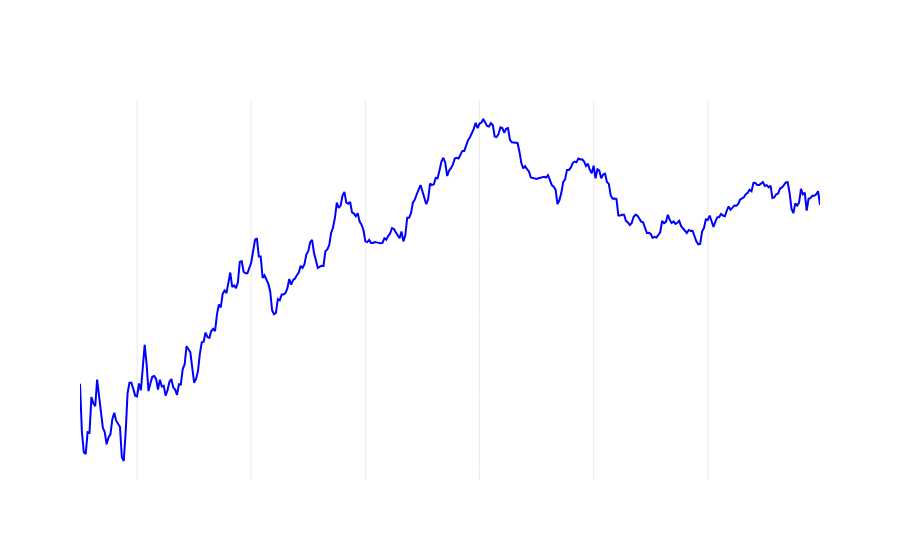

The notebook cell this image was saved under:
### Code cell
fig = px.line(df, x='Datetime', y='Low', title='Stock Low Prices Over Time')

# Update the layout for background and line colors
fig.update_traces(line=dict(color='blue'))  # Set the line color
fig.update_layout(
    plot_bgcolor='rgba(0, 0, 0, 0)',  # Set the plot background color (transparent)
    paper_bgcolor='rgba(0, 0, 0, 0)', # Set the paper background color (transparent)
    font=dict(color='white')           # Set the font color
)

# Update the overall layout for better visibility with a dark theme
fig.update_layout(
    title='Stock low Prices Over Time',
    xaxis_title='Datetime',
    yaxis_title='Open Price',
    font=dict(
        family="Arial",
        size=12,
        color="white"
    ),
    xaxis=dict(
        showgrid=True,
        gridcolor='rgba(155, 155, 155, 0.2)',
        zerolinecolor='rgba(255, 255, 255, 0.2)'
    ),
    yaxis=dict(
        showgrid=True,
        gridcolor='rgba(255, 255, 255, 0.2)',
        zerolinecolor='rgba(255, 255, 255, 0.2)'
    )
)

fig.show()

### Figure 1 — Plotly figure (JSON) as saved in the notebook; plotly's stock layout.template omitted (floating-point values rounded to 4 significant figures; data arrays with more than 128 entries replaced by an {"elided": "..."} marker saying what was removed)
{"data": [{"hovertemplate": "Datetime=%{x}<br>Low=%{y}<extra></extra>", "legendgroup": "", "line": {"color": "blue", "dash": "solid"}, "marker": {"symbol": "circle"}, "mode": "lines", "name": "", "orientation": "v", "showlegend": false, "type": "scatter", "x": {"elided": "389 str values"}, "xaxis": "x", "y": {"elided": "389 float values"}, "yaxis": "y"}], "layout": {"font": {"color": "white", "family": "Arial", "size": 12}, "legend": {"tracegroupgap": 0}, "paper_bgcolor": "rgba(0, 0, 0, 0)", "plot_bgcolor": "rgba(0, 0, 0, 0)", "title": {"text": "Stock low Prices Over Time"}, "xaxis": {"anchor": "y", "domain": [0, 1], "gridcolor": "rgba(155, 155, 155, 0.2)", "showgrid": true, "title": {"text": "Datetime"}, "zerolinecolor": "rgba(255, 255, 255, 0.2)"}, "yaxis": {"anchor": "x", "domain": [0, 1], "gridcolor": "rgba(255, 255, 255, 0.2)", "showgrid": true, "title": {"text": "Open Price"}, "zerolinecolor": "rgba(255, 255, 255, 0.2)"}}}
